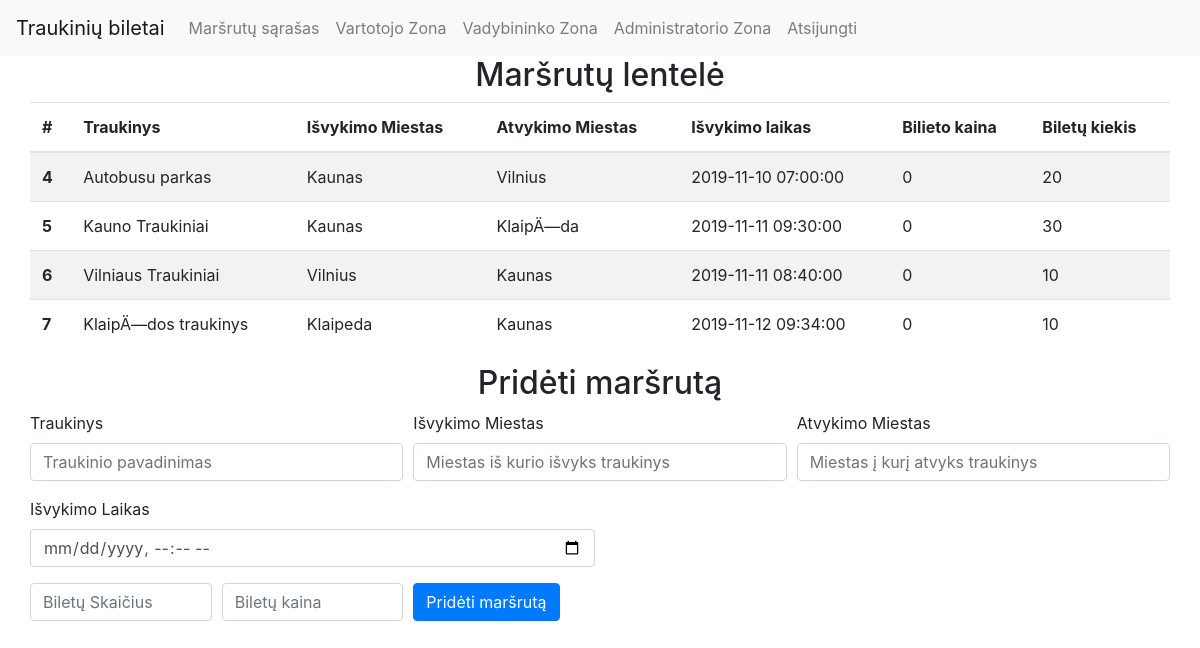
/admin.php (signed in), run on the app's committed database.
### tables this page shows
CREATE TABLE IF NOT EXISTS `tvarkarastis` (
  `id` int(6) NOT NULL AUTO_INCREMENT,
  `traukinys` varchar(255) NOT NULL,
  `isvykimo_miestas` varchar(255) NOT NULL,
  `atvykimo_miestas` varchar(255) NOT NULL,
  `isvykimas` datetime(6) NOT NULL,
  `atvykimas` datetime(6) DEFAULT NULL,
  `kaina` int(6) NOT NULL,
  `visos_vietos` int(6) NOT NULL,
  `likusios_vietos` int(6) NOT NULL,
  PRIMARY KEY (`id`)
);

### admin.php (the view, shortened to what this page needs)
<?php
include "header.php";
include "dbh.inc";
?>
<div class="container">
    <div class="row justify-content-center">
        <div class="col-auto">
            <H2>Maršrutų lentelė</H2>
        </div>
        <table class="table table-striped">
            <thead>
            <tr>
                <th scope="col">#</th>
                <th scope="col">Traukinys</th>
                <th scope="col">Išvykimo Miestas</th>
                <th scope="col">Atvykimo Miestas</th>
                <th scope="col">Išvykimo laikas</th>
                <th scope="col">Bilieto kaina</th>
                <th scope="col">Biletų kiekis</th>
            </tr>
            </thead>
            <tbody>
            <?php
            $db  = "SELECT * FROM tvarkarastis";
            if($res = mysqli_query($sql, $db))
            {
                if(mysqli_num_rows($res) > 0)
                {
                    while($row = mysqli_fetch_row($res))
                    {
                        $phpDateOut = strtotime( $row[4] );
                        $mysqlDateOut = date( 'Y-m-d H:i:s', $phpDateOut );
                        echo "<tr>
                                <th scope=\"row\">".$row[0]."</th>
                                <td>".$row[1]."</td>
                                <td>".$row[2]."</td>
                                <td>".$row[3]."</td>
                                <td>".$mysqlDateOut."</td>
                                <td>".$row[6]."</td>
                                <td>".$row[7]."</td>
                              </tr>";
                    }
                }
            }
            ?>
            </tbody>
        </table>
    </div>
    <div class="row justify-content-center">
        <div class="col-auto">
            <H2>Pridėti maršrutą</H2>
        </div>
    </div>
    <div class="row">
        <form action="" method="post">
            <div class="form-row">
                <div class="form-group col-md-4">
                    <label for="train">Traukinys</label>
                    <input class="form-control" type="text" pattern=".{6,}" name="train" title="Traukinio pavadinimas turi būti ilgesnis nei 6 raidės" placeholder="Traukinio pavadinimas" required>
                </div>
                <div class="form-group col-md-4">
                    <label for="outCity">Išvykimo Miestas</label>
                    <input class="form-control" type="text" name="outCity" pattern=".{4,}" title="Meisto pavadinimas turi būti ilgesnis nei 4 raidės" placeholder="Miestas iš kurio išvyks traukinys" required>
                </div>
                <div class="form-group col-md-4">
                    <label for="inCity">Atvykimo Miestas</label>
                    <input class="form-control" type="text" name="inCity" pattern=".{4,}" title="Meisto pavadinimas turi būti ilgesnis nei 4 raidės" placeholder="Miestas į kurį atvyks traukinys" required>
                </div>
                <div class="form-group col-lg-6">
                    <label for="train">Išvykimo Laikas</label>
                <input class="form-control" type="datetime-local" name="outData" title="Data ir laikas privalo būti nustatytas" pattern="[0-9]{4}-[0-9]{2}-[0-9]{2}T[0-9]{2}:[0-9]{2}" required>
                </div>
                <div class="form-group col-lg-6">
                </div>
                <div class="form-group col-md-2">
                <input class="form-control" type="number" name="count" pattern=".{1,}" title="Bilietų kiekis būtinai turi būti nustatytas ir didesnis už nulį"  placeholder="Biletų Skaičius" min="1" required>
                </div>
                <div class="form-group col-md-2">
                    <input class="form-control" type="number" name="price" pattern=".{1,}" title="Bilietų kaina būtinai turi būti nustatyta ir didesnė už nulį" placeholder="Biletų kaina" min="1" required>
                </div>
                <div class="form-group col-auto">
                    <input type="submit" class="btn btn-primary" name="submit" value="Pridėti maršrutą" required>
                </div>
            </div>
        </form>
    </div>
</div>
</body>

### data on the page
tvarkarastis: id "4", traukinys "Autobusu parkas", isvykimo_miestas "Kaunas", atvykimo_miestas "Vilnius", isvykimas "2019-11-10 07:00:00", kaina "0", visos_vietos "20"
tvarkarastis: id "5", traukinys "Kauno Traukiniai", isvykimo_miestas "Kaunas", atvykimo_miestas "KlaipÄ—da", isvykimas "2019-11-11 09:30:00", kaina "0", visos_vietos "30"
tvarkarastis: id "6", traukinys "Vilniaus Traukiniai", isvykimo_miestas "Vilnius", atvykimo_miestas "Kaunas", isvykimas "2019-11-11 08:40:00", kaina "0", visos_vietos "10"
tvarkarastis: id "7", traukinys "KlaipÄ—dos traukinys", isvykimo_miestas "Klaipeda", atvykimo_miestas "Kaunas", isvykimas "2019-11-12 09:34:00", kaina "0", visos_vietos "10"
